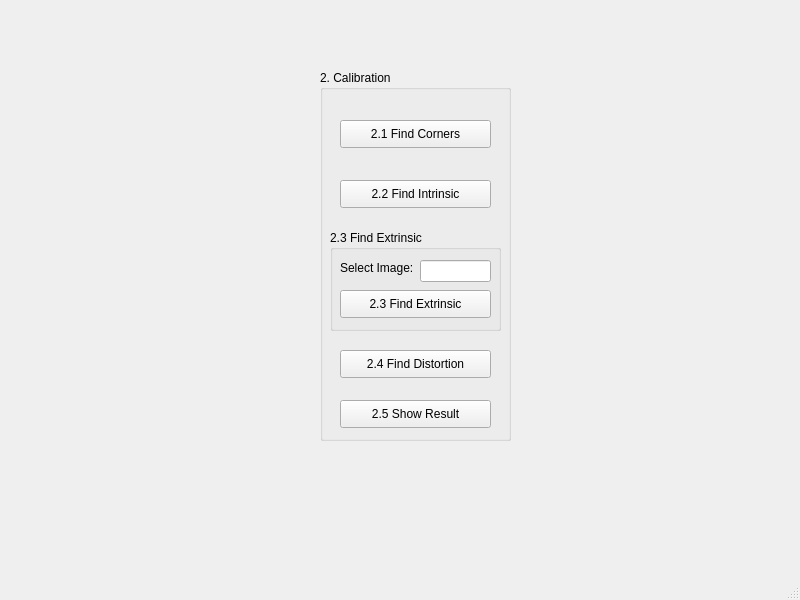
<?xml version="1.0" encoding="UTF-8"?>
<ui version="4.0">
 <class>MainWindow</class>
 <widget class="QMainWindow" name="MainWindow">
  <property name="geometry">
   <rect>
    <x>0</x>
    <y>0</y>
    <width>800</width>
    <height>600</height>
   </rect>
  </property>
  <property name="windowTitle">
   <string>MainWindow</string>
  </property>
  <widget class="QWidget" name="centralwidget">
   <widget class="QGroupBox" name="groupBox">
    <property name="geometry">
     <rect>
      <x>320</x>
      <y>70</y>
      <width>191</width>
      <height>371</height>
     </rect>
    </property>
    <property name="title">
     <string>2. Calibration</string>
    </property>
    <widget class="QPushButton" name="pushButton">
     <property name="geometry">
      <rect>
       <x>20</x>
       <y>50</y>
       <width>151</width>
       <height>28</height>
      </rect>
     </property>
     <property name="text">
      <string>2.1 Find Corners</string>
     </property>
    </widget>
    <widget class="QPushButton" name="pushButton_2">
     <property name="geometry">
      <rect>
       <x>20</x>
       <y>110</y>
       <width>151</width>
       <height>28</height>
      </rect>
     </property>
     <property name="text">
      <string>2.2 Find Intrinsic</string>
     </property>
    </widget>
    <widget class="QGroupBox" name="groupBox_2">
     <property name="geometry">
      <rect>
       <x>10</x>
       <y>160</y>
       <width>171</width>
       <height>101</height>
      </rect>
     </property>
     <property name="title">
      <string>2.3 Find Extrinsic</string>
     </property>
     <widget class="QLineEdit" name="lineEdit">
      <property name="geometry">
       <rect>
        <x>90</x>
        <y>30</y>
        <width>71</width>
        <height>22</height>
       </rect>
      </property>
     </widget>
     <widget class="QLabel" name="label">
      <property name="geometry">
       <rect>
        <x>10</x>
        <y>30</y>
        <width>81</width>
        <height>16</height>
       </rect>
      </property>
      <property name="text">
       <string>Select Image:</string>
      </property>
     </widget>
     <widget class="QPushButton" name="pushButton_3">
      <property name="geometry">
       <rect>
        <x>10</x>
        <y>60</y>
        <width>151</width>
        <height>28</height>
       </rect>
      </property>
      <property name="text">
       <string>2.3 Find Extrinsic</string>
      </property>
     </widget>
    </widget>
    <widget class="QPushButton" name="pushButton_4">
     <property name="geometry">
      <rect>
       <x>20</x>
       <y>280</y>
       <width>151</width>
       <height>28</height>
      </rect>
     </property>
     <property name="text">
      <string>2.4 Find Distortion</string>
     </property>
    </widget>
    <widget class="QPushButton" name="pushButton_5">
     <property name="geometry">
      <rect>
       <x>20</x>
       <y>330</y>
       <width>151</width>
       <height>28</height>
      </rect>
     </property>
     <property name="text">
      <string>2.5 Show Result</string>
     </property>
    </widget>
   </widget>
  </widget>
  <widget class="QMenuBar" name="menubar">
   <property name="geometry">
    <rect>
     <x>0</x>
     <y>0</y>
     <width>800</width>
     <height>25</height>
    </rect>
   </property>
  </widget>
  <widget class="QStatusBar" name="statusbar"/>
 </widget>
 <resources/>
 <connections/>
</ui>
